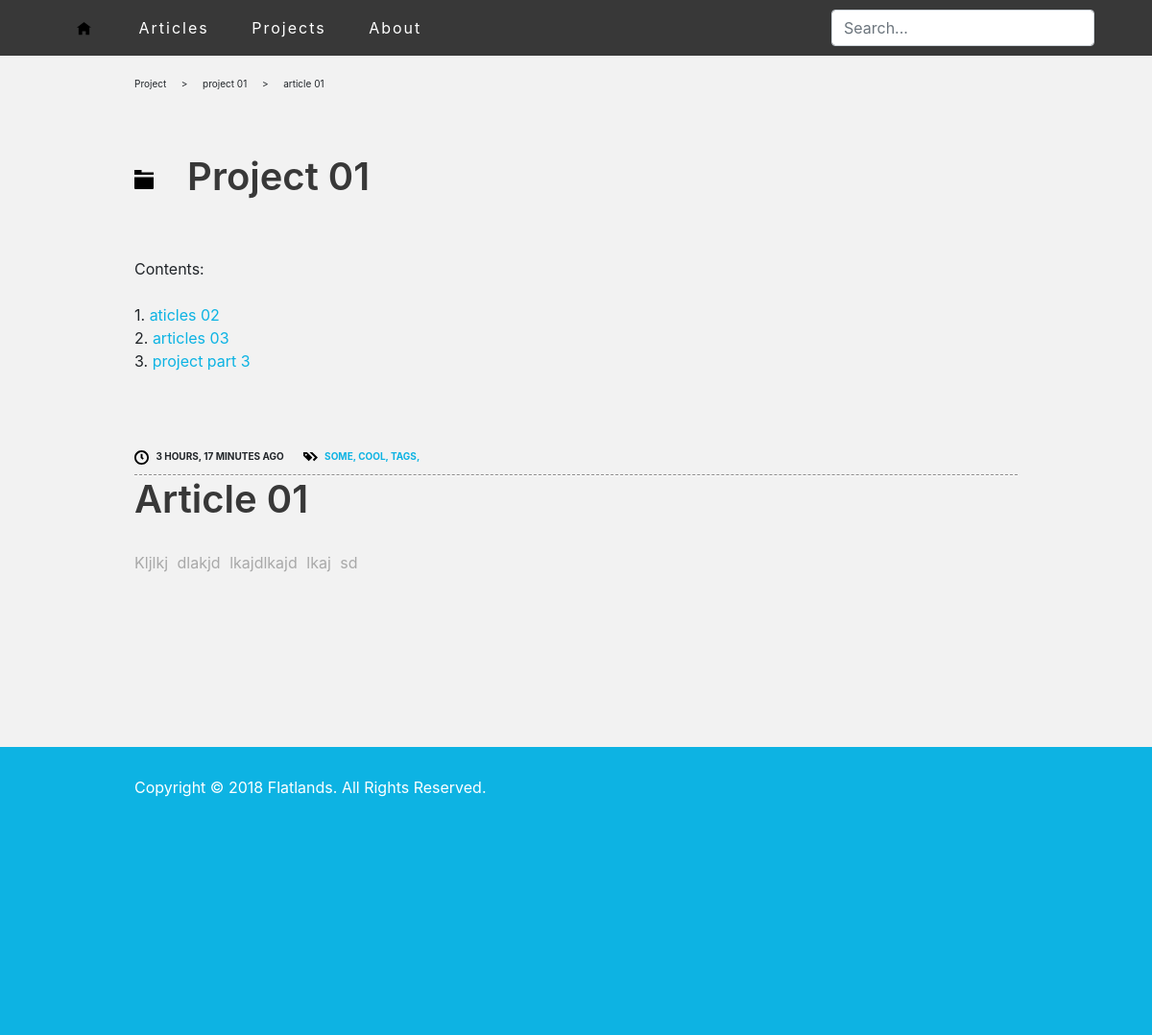
/projects/1/1/, run on the app's committed database.
### blog/models.py (models this page shows, shortened)
class Project(models.Model):
    name = models.CharField(max_length=200)
    pub_date = models.DateTimeField('date published')
    content = models.CharField(max_length=5000)
    tags = models.CharField(max_length=200)

class Article(models.Model):
    name = models.CharField(max_length=200)
    content = models.CharField(max_length=5000)
    pub_date = models.DateTimeField('date published')
    tags = models.CharField(max_length=200)
    project = models.ForeignKey(Project, on_delete=models.CASCADE, null=True, blank=True)
    def tag_list(self):
        return str(self.tags).split(' ')

### blog/views.py (the view)
# urls.py: path('projects/<int:project_id>/<int:article_id>/', views.project_article, name='project_article'),
def project_article(request, project_id, article_id):
    project = get_object_or_404(Project, pk=project_id)
    articles = list(Article.objects.filter(project=project_id).order_by('pub_date'))
    viewed_article = Article.objects.get(pk=article_id)
    context = {'project': project, 'articles': articles, 'viewed_article': viewed_article}
    return render(request, 'blog/project_article.html', context)

### blog/templates/blog/project_article.html
{% extends "blog/base.html" %}
{% load static %}
{% block content %}
<div id="breadcrumbs">
    Project &emsp; > &emsp; {{project.name}} &emsp; > &emsp; {{viewed_article.name}}
</div>
<div class="bloglistpostname display-4">
    <img class="iconic-svg-header" src="{% static 'blog/svg/folder.svg' %}" alt="tags icon">&ensp; {{ project.name|title }}
</div>
<div class="project-contents">
Contents:<br>
<br>
{% for article in articles %}
{% if article.id == viewed_article.id %}
<strong>{{ forloop.counter }}. {{article.name}}</strong> &emsp; <img class="iconic-svg" src="{% static 'blog/svg/eye.svg' %}" alt="tags icon"> <br>
{% else %}
{{ forloop.counter }}. <a href="/projects/{{ project.id }}/{{ article.id }}">{{article.name}}</a><br>
{% endif %}
 {% endfor %}
</div>
<div class="bloglistpost">
    <div class="blogpostheader">
        <div class="bloglistpostdate">
            <img class="iconic-svg" src="{% static 'blog/svg/clock.svg' %}" alt="clock icon">
            {{viewed_article.pub_date|timesince|upper}} AGO
        </div>
        <div class="bloglistposttags">
            <img class="iconic-svg" src="{% static 'blog/svg/tags.svg' %}" alt="tags icon">
            {% for tag in viewed_article.tag_list %}
                <a href="">{{tag|upper}}, </a>
            {% endfor %}
        </div>
    </div>
    <div class="bloglistpostname display-4">
            <hr style="margin:0px;margin-top:5px;border-top: 1px dashed #8c8b8b;border-bottom: 1px dashed #fff;">
            {{ viewed_article.name|title }}
    </div>
    <div class="bloglistpostcontent">
            {{ viewed_article.content|capfirst}}
        </div>
</div>
{% endblock %}

### blog/static/blog/main.css (style rules this page uses)
body { background-color: #f2f2f2; }
#breadcrumbs { font-size: 10px; padding-bottom: 60px; padding-top: 80px; }
.blogpostheader { display: flex; flex-direction: row; font-weight: bold; }
.bloglistpost { display: flex; flex-direction: column; margin: auto auto; padding-bottom: 100px; }
.bloglistpostdate { font-size:10px; padding-right: 20px; }
.bloglistpostname { font-size: 40px; font-weight: 600; padding-top:5px; padding-bottom:30px; color:#383838; }
.bloglistpostcontent { color: darkgray; word-spacing: 5px; }
.bloglistposttags { font-size:10px; }
.project-contents { padding-top:30px; padding-bottom: 80px; }
.iconic-svg { height:15px; width:15px; margin-right:5px; }
.iconic-svg-header { height:20px; width:20px; margin-right:5px; }
a:link { color: #0db3e3; }

### data on the page
Project: name "project 01", name "Project 01"
Article: name "article 01", pub_date "3 HOURS, 17 MINUTES", name "Article 01", content "Kljlkj dlakjd lkajdlkajd lkaj sd"
Article: name "aticles 02"
Article: name "articles 03"
Article: name "project part 3"

### other printed values
{{ tag|upper }} "SOME" "COOL" "TAGS"
